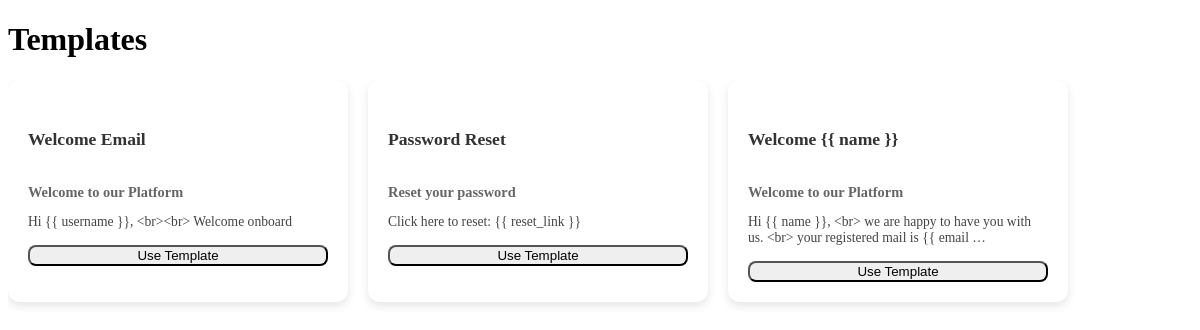
The page / on the database its author committed.
### sender/models.py (models this page shows, shortened)
class EmailTemplate(models.Model):
    name = models.CharField(max_length=200)
    subject = models.CharField(max_length=400)
    body = models.TextField()
    created_at = models.DateTimeField(auto_now_add=True)
    updated_at = models.DateTimeField(auto_now=True)

### sender/views.py (the view)
# urls.py: path('', views.Tempalte_list, name="home"),
def Tempalte_list(request):
    tempalte = EmailTemplate.objects.all()
    return render(request,'template_list.html',{'tempalte':tempalte})

### sender/templates/template_list.html (shortened to what this page needs)
{% extends 'main.html' %}
{% block content %}
<div class="container mt-4">
    <h1 class="mb-4">Templates</h1>
    <div class="template-row">
        {% for temp in tempalte %}
        <div class="template-card">
            <h5 class="card-title">{{ temp.name }}</h5>
            <h6 class="card-subtitle">{{ temp.subject }}</h6>
            <p class="card-text">{{ temp.body|truncatewords:20 }}</p>
            <a href="{% url 'template_edit' temp.id %}">
            <button class="btn btn-primary btn-sm">Use Template</button>
            </a>
        </div>
        {% endfor %}
    </div>
</div>
{% endblock content %}

### templates/main.html (shortened to what this page needs)
<!DOCTYPE html>
<html lang="en">
<head>
</head>
<body>
    {% block content %}
    {% endblock content %}
</body>
</html>

### sender/templates/template_list.html (style rules this page uses)
.template-row { display: flex; gap: 20px; overflow-x: auto; padding-bottom: 10px; scrollbar-width: thin; }
.template-card { flex: 0 0 300px; background: #fff; border-radius: 12px; box-shadow: 0 4px 10px rgba(0,0,0,0.1); padding: 20px; transition: transform 0.2s ease, box-shadow 0.2s ease; }
.template-card .card-title { font-size: 1.1rem; font-weight: bold; margin-bottom: 8px; color: #333; }
.template-card .card-subtitle { font-size: 0.9rem; color: #666; margin-bottom: 12px; }
.template-card .card-text { font-size: 0.85rem; color: #444; margin-bottom: 15px; }
.template-card .btn { width: 100%; border-radius: 8px; }

### rows shown on the page
EmailTemplate: name "Welcome Email", subject "Welcome to our Platform", body "Hi {{ username }}, <br><br> Welcome onboard"
EmailTemplate: name "Password Reset", subject "Reset your password", body "Click here to reset: {{ reset_link }}"
EmailTemplate: name "Welcome {{ name }}", subject "Welcome to our Platform", body "Hi {{ name }}, <br> we are happy to have you with us. <br> your registered mail is {{ email …"
